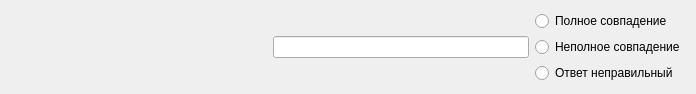
<?xml version="1.0" encoding="UTF-8"?>
<ui version="4.0">
 <class>DictionaryRow</class>
 <widget class="QWidget" name="DictionaryRow">
  <property name="geometry">
   <rect>
    <x>0</x>
    <y>0</y>
    <width>679</width>
    <height>83</height>
   </rect>
  </property>
  <property name="windowTitle">
   <string>Form</string>
  </property>
  <layout class="QHBoxLayout" name="horizontalLayout_2">
   <item>
    <widget class="QLabel" name="question">
     <property name="sizePolicy">
      <sizepolicy hsizetype="Fixed" vsizetype="Preferred">
       <horstretch>0</horstretch>
       <verstretch>0</verstretch>
      </sizepolicy>
     </property>
     <property name="minimumSize">
      <size>
       <width>256</width>
       <height>0</height>
      </size>
     </property>
     <property name="baseSize">
      <size>
       <width>256</width>
       <height>0</height>
      </size>
     </property>
     <property name="text">
      <string/>
     </property>
     <property name="wordWrap">
      <bool>true</bool>
     </property>
    </widget>
   </item>
   <item>
    <widget class="QLineEdit" name="answer">
     <property name="sizePolicy">
      <sizepolicy hsizetype="Fixed" vsizetype="Fixed">
       <horstretch>0</horstretch>
       <verstretch>0</verstretch>
      </sizepolicy>
     </property>
     <property name="minimumSize">
      <size>
       <width>256</width>
       <height>0</height>
      </size>
     </property>
     <property name="baseSize">
      <size>
       <width>266</width>
       <height>0</height>
      </size>
     </property>
    </widget>
   </item>
   <item>
    <layout class="QVBoxLayout" name="verticalLayout">
     <item>
      <widget class="QRadioButton" name="trueAnswer">
       <property name="text">
        <string>Полное совпадение</string>
       </property>
      </widget>
     </item>
     <item>
      <widget class="QRadioButton" name="semiTrueAnswer">
       <property name="text">
        <string>Неполное совпадение</string>
       </property>
      </widget>
     </item>
     <item>
      <widget class="QRadioButton" name="falseAnswer">
       <property name="text">
        <string>Ответ неправильный</string>
       </property>
      </widget>
     </item>
    </layout>
   </item>
  </layout>
 </widget>
 <resources/>
 <connections/>
</ui>
